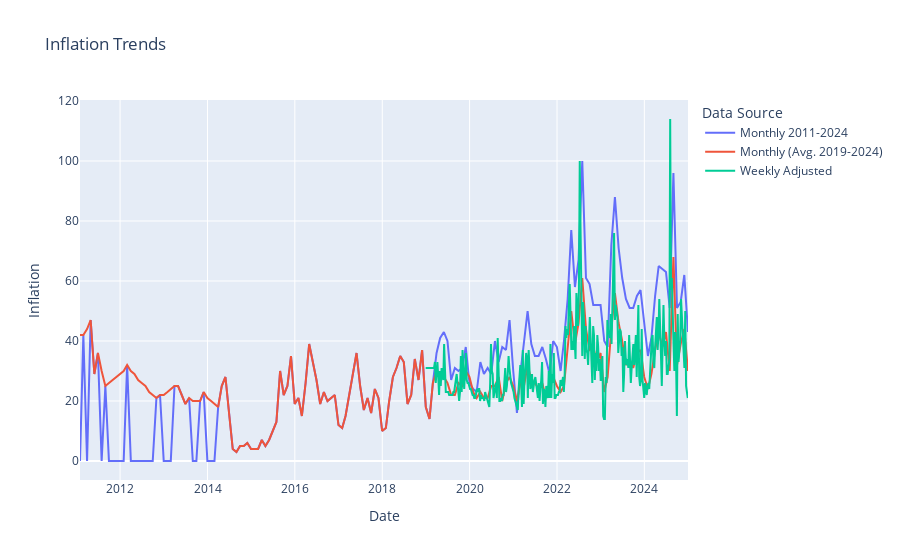

Notebook code for this chart:
### Code cell
fig = go.Figure()
fig.add_trace(go.Scatter(x=gt_m_2011_2024.index, y=gt_m_2011_2024['Inflación'], mode='lines', name='Monthly 2011-2024'))
fig.add_trace(go.Scatter(x=GT_monthly.index, y=GT_monthly['Inflación'], mode='lines', name='Monthly (Avg. 2019-2024)'))
fig.add_trace(go.Scatter(x=GT_weekly.index, y=GT_weekly['Inflación'], mode='lines', name='Weekly Adjusted'))

fig.update_layout(
    title='Inflation Trends',
    xaxis_title='Date',
    yaxis_title='Inflation',
    legend_title='Data Source'
)
fig.show()

### Figure 1 — Plotly figure (JSON) as saved in the notebook; plotly's stock layout.template omitted (floating-point values rounded to 4 significant figures; data arrays with more than 128 entries replaced by an {"elided": "..."} marker saying what was removed)
{"data": [{"mode": "lines", "name": "Monthly 2011-2024", "type": "scatter", "x": {"elided": "168 str values"}, "y": {"elided": "168 float values"}}, {"mode": "lines", "name": "Monthly (Avg. 2019-2024)", "type": "scatter", "x": {"elided": "168 str values"}, "y": {"elided": "168 int values"}}, {"mode": "lines", "name": "Weekly Adjusted", "type": "scatter", "x": {"elided": "314 str values"}, "y": {"elided": "314 float values"}}], "layout": {"legend": {"title": {"text": "Data Source"}}, "title": {"text": "Inflation Trends"}, "xaxis": {"title": {"text": "Date"}}, "yaxis": {"title": {"text": "Inflation"}}}}
